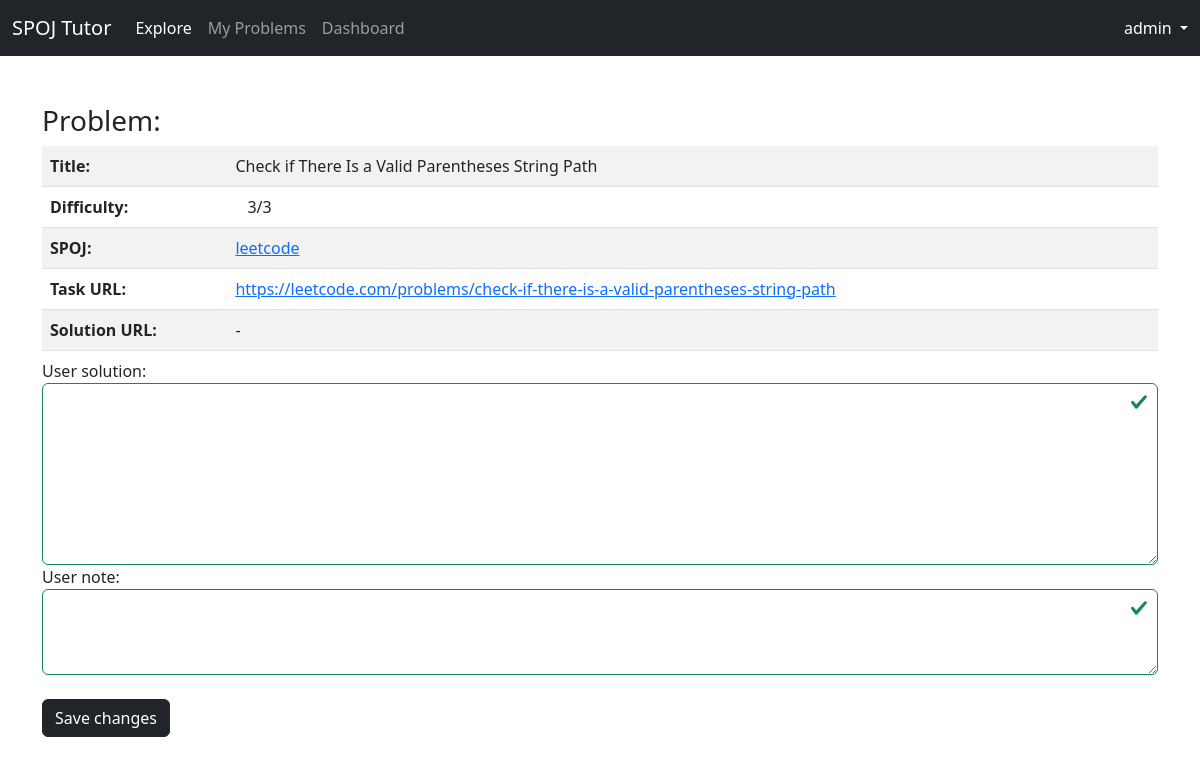
Page /tasks/my_problems/25 (signed in) on the committed database.
### tasks/models.py (models this page shows, shortened)
class Task(models.Model):
    id = models.AutoField(primary_key=True)
    difficulty = models.PositiveIntegerField()
    title = models.CharField(max_length=125)
    spoj = models.ForeignKey(Spoj, on_delete=models.CASCADE)
    class Meta:
        unique_together = ("difficulty", "title", "spoj", "url", "solution_url")
    url = models.URLField(max_length=200, blank=True, null=True)
    solution_url = models.URLField(max_length=200, blank=True, null=True)

class Spoj(models.Model):
    name = models.CharField(max_length=255, primary_key=True)
    amount_of_difficulty_levels = models.IntegerField(null=False, blank=False)
    url = models.URLField(max_length=200)
    def __str__(self):
        return self.name

### tasks/views.py (the view, shortened to what this page needs)
# urls.py: path("my_problems/<int:user_task_id>", login_required(views.single_user_task), name="single_user_task")
def single_user_task(request, user_task_id):
    found_user_task = get_object_or_404(UserTask, pk=user_task_id)
    form = EditUserTask(request.POST,
                        initial={
                            "finished": found_user_task.finished_date,
                            "user_solution": found_user_task.user_solution,
                            "user_note": found_user_task.user_note
                        })
    def return_form():
        return render(request, 'user_tasks/user_task.html', {'form': form, 'user_task': found_user_task})
    if request.method != "POST":
        return return_form()

### tasks/forms.py
class EditUserTask(forms.Form):
    def __init__(self, data, **kwargs):
        initial = kwargs.get('initial', {})
        data = {**initial, **data}
        super().__init__(data, **kwargs)
    user_solution = forms.CharField(max_length=UserTask._meta.get_field("user_solution").max_length,
                                    required=False,
                                    widget=forms.Textarea(
                                        attrs={
                                            'rows': '7;'
                                        })
                                    )
    user_note = forms.CharField(max_length=UserTask._meta.get_field("user_note").max_length,
                                required=False,
                                widget=forms.Textarea(
                                    attrs={
                                        'rows': '3;'
                                    })
                                )

### tasks/templatetags/form_tags.py (called while the page is built)
@register.filter
def field_type(bound_field):
    return bound_field.field.widget.__class__.__name__

@register.filter
def input_class(bound_field):
    css_class = ''
    if bound_field.form.is_bound:
        if bound_field.errors:
            css_class = 'is-invalid'
        elif field_type(bound_field) != 'PasswordInput':
            css_class = 'is-valid'
    return 'form-control {}'.format(css_class)

### templates/user_tasks/user_task.html (shortened to what this page needs)
{% extends 'base.html' %}
{% block content %}
    {% if user.is_authenticated and user == user_task.user_id%}
        <h3>Problem:</h3>
        {% include "tasks/task_info.html" with task=user_task.task_id %}
        <form method="post" enctype="multipart/form-data" novalidate>
            {% include 'includes/form.html' %}
            <button type="submit" class="btn btn-dark my-4">Save changes</button>
        </form>
    {% endif %}
{% endblock content %}

### templates/base.html (shortened to what this page needs)
{% load static %}
<!DOCTYPE html>
<html>
<head>
    {% block stylesheet %}
        <link rel="stylesheet" href="{% static 'css/bootstrap.min.css' %}">
        <link href="{% static 'css/bootstrap-icons.css' %}" rel="stylesheet">
    {% endblock stylesheet %}
</head>
<body>
{% block body %}
    {% block nav %}
        <nav class="navbar sticky-top navbar-expand-lg bg-dark" data-bs-theme="dark">
            <div class="container-fluid">
                <a class="navbar-brand" href="#">SPOJ Tutor</a>
                <div class="collapse navbar-collapse" id="navbarNavDropdown">
                    <ul class="navbar-nav me-auto mb-2 mb-lg-0">
                        {% block navbar_items %}
                            <li class="nav-item">
                                <a class="nav-link active" aria-current="page" href="{% url 'tasks' %}">Explore</a>
                            </li>
                            <li class="nav-item">
                                <a class="nav-link" href="{%  url 'user_tasks' %}">My Problems</a>
                            </li>
                            <li class="nav-item">
                                <a class="nav-link" href="#">Dashboard</a>
                            </li>
                        {% endblock navbar_items %}
                    </ul>
                    {% if user.is_authenticated %}
                        <div class="navbar-text dropdown">
                            <a class="nav-link dropdown-toggle" href="#" role="button" data-bs-toggle="dropdown"
                               aria-expanded="false">
                                {{ user.username }}
                            </a>
                        </div>
                    {% else %}
                        <form class="form-inline">
                            <a href="{% url 'login' %}" class="btn btn-outline-light">Log In</a>
                            <a href="{% url 'signup' %}" class="btn btn-primary">Sign Up</a>
                        </form>
                    {% endif %}
                </div>
            </div>
        </nav>
    {% endblock nav %}
    <div class="container mx-auto mt-5">
        {% block content %}
        {% endblock %}
    </div>
{% endblock body %}
</body>
</html>

### templates/tasks/task_info.html (shortened to what this page needs)
<table class="table-responsive-sm table  table-striped my-2">
    <tbody>
    <tr>
        <th>Title:</th>
        <td class="align-middle">{{ task.title }}</td>
    </tr>
    <tr>
        <th>Difficulty:</th>
        <td class="align-middle">
            <div class="diff container-lg rounded-2"
                 id="diff">{{ task.difficulty | add:1 }}/{{ task.spoj.amount_of_difficulty_levels }}
            </div>
        </td>
    </tr>
    <tr>
        <th>SPOJ:</th>
        <td class="align-middle">
            <a class="link" href={{ task.spoj.url }}>{{ task.spoj }} </a>
        </td>
    </tr>
    <tr>
        <th>Task URL:</th>
        <td class="align-middle">
            {% if task.url %}
                <a class="link" href={{ task.url }}>{{ task.url }}</a>
            {% else %}
                -
            {% endif %}
        </td>
    </tr>
    <tr>
        <th>Solution URL:</th>
        <td class="align-middle">
            {% if task.solution_url %}
                <a class="link" href={{ task.solution_url }}>{{ task.solution_url }}</a>
            {% else %}
                -
            {% endif %}
        </td>
    </tr>
    </tbody>
</table>

### rows in the picture
Task: title "Check if There Is a Valid Parentheses String Path", difficulty|add "3", spoj.amount_of_difficulty_levels "3", spoj "leetcode", url "https://leetcode.com/problems/check-if-there-is-a-valid-parentheses-string-path"

### other values in the picture
{{ user.username }} "admin"
{{ field.label_tag }} "User solution:" "User note:"
